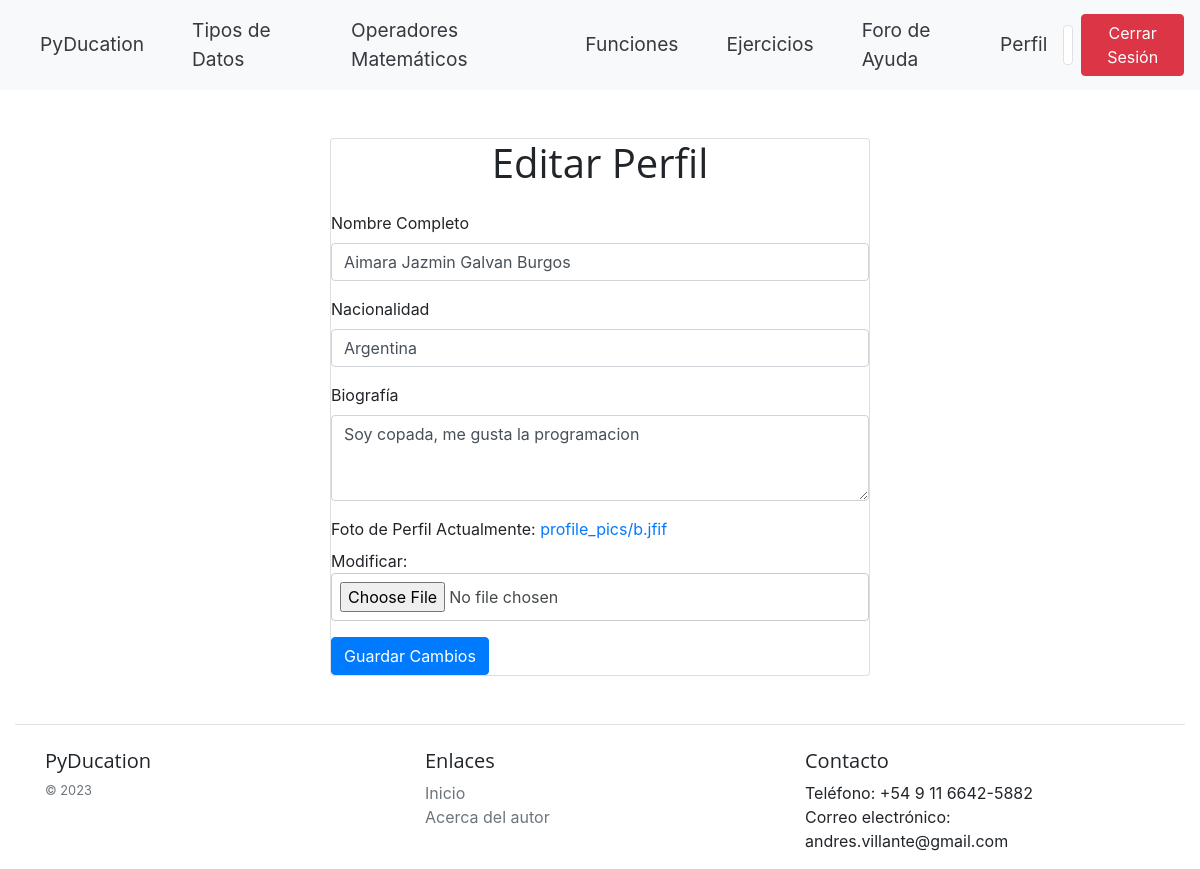
The app's page /profile/2/update/ (signed in) with its own data.
### blog/models.py (models this page shows)
class Profile(models.Model):
    user = models.OneToOneField(User, on_delete=models.CASCADE)
    full_name = models.CharField(max_length=100)
    nationality = models.CharField(max_length=50)
    bio = models.TextField()
    profile_pic = models.ImageField(upload_to='profile_pics/', default='profile_pics/default_profile_pic.jpg')

### blog/views.py (the view, shortened to what this page needs)
# urls.py: path('profile/<int:pk>/update/', ProfileUpdateView.as_view(), name='profile_update'),
class ProfileUpdateView(LoginRequiredMixin, UpdateView):
    model = Profile
    form_class = ProfileForm
    template_name = 'profile/profile_update.html'
    def get_object(self):
        return self.request.user.profile

### blog/forms.py
class ProfileForm(forms.ModelForm):
    class Meta:
        model = Profile
        fields = ('full_name', 'nationality', 'bio', 'profile_pic')
        widgets = {
            'bio': forms.Textarea(attrs={'rows': 3}),
        }
    def __init__(self, *args, **kwargs):
        super().__init__(*args, **kwargs)
        self.fields['full_name'].required = True

### PyDucation/templates/profile/profile_update.html (shortened to what this page needs)
{% extends 'PyDucation/base.html' %}
{% load widget_tweaks %}
{% block content %}
  <div class="container mt-5">
    <div class="row justify-content-center">
      <div class="col-md-6">
        <div class="card">
          <h1 class="text-center mb-4">Editar Perfil</h1>
          <form method="post" enctype="multipart/form-data">
            <div class="form-group">
              <label for="{{ form.full_name.id_for_label }}">Nombre Completo</label>
              {% render_field form.full_name class+="form-control" %}
            </div>
            <div class="form-group">
              <label for="{{ form.nationality.id_for_label }}">Nacionalidad</label>
              {% render_field form.nationality class+="form-control" %}
            </div>
            <div class="form-group">
              <label for="{{ form.bio.id_for_label }}">Biografía</label>
              {% render_field form.bio class+="form-control" %}
            </div>
            <div class="form-group">
              <label for="{{ form.profile_pic.id_for_label }}">Foto de Perfil</label>
              {% render_field form.profile_pic class+="form-control-file" %}
            </div>
            <button type="submit" class="btn btn-primary">Guardar Cambios</button>
          </form>
        </div>
      </div>
    </div>
  </div>
{% endblock %}

### PyDucation/templates/PyDucation/base.html (shortened to what this page needs)
{% load static %}
<!DOCTYPE html>
<html lang="en">
    <head>
        <link rel="stylesheet" type="text/css" href="{% static 'css/base.css' %}">
        <link rel="stylesheet" href="https://stackpath.bootstrapcdn.com/bootstrap/4.3.1/css/bootstrap.min.css"
>
        <link rel="stylesheet" href="https://cdnjs.cloudflare.com/ajax/libs/font-awesome/5.15.1/css/all.min.css"
 />
    </head>
    <body>
        <nav class="navbar navbar-expand-lg navbar-light bg-light">
            {% if user.is_authenticated %}
            <a class="nav-link navbar-text text-dark mx-2" href="{% url 'pyducation' %}">PyDucation</a>
            <a class="nav-link navbar-text text-dark mx-2" href="{% url 'data_type_list' %}">Tipos de Datos</a>
            <a class="nav-link navbar-text text-dark mx-2" href="{% url 'math_operator_list' %}">Operadores Matemáticos</a>
            <a class="nav-link navbar-text text-dark mx-2" href="{% url 'function_list' %}">Funciones</a>
            <a class="nav-link navbar-text text-dark mx-2" href="{% url 'exercise_list' %}">Ejercicios</a>
            <a class="nav-link navbar-text text-dark mx-2" href="{% url 'post_list' %}">Foro de Ayuda</a>
            {% else %}
            <a class="nav-link navbar-text text-dark mx-2" href="{% url 'home' %}">PyDucation</a>
            {% endif %}
            <div class="collapse navbar-collapse" id="navbarNav">
              <ul class="navbar-nav ml-auto">
                {% if user.is_authenticated %}
                <li class="nav-item">
                    {% if user.profile %}
                    <div class="d-flex align-items-center">
                        <a class="nav-link navbar-text text-dark" href="{% url 'profile_detail' user.profile.pk %}">Perfil</a>
                        <a class="nav-link" href="{% url 'profile_detail' user.profile.pk %}">
                            <img src="{{ user.profile.profile_pic.url }}" class="img-thumbnail profile-image" style="height: 40px;">
                        </a>
                    </div>
                    {% endif %}
                </li>
                <li class="nav-item">
                  <form action="{% url 'logout' %}" method="post">
                    <div class="text-center">
                      <button type="submit" class="btn btn-danger btn-logout">Cerrar Sesión</button>
                    </div>
                  </form>
                </li>
                {% endif %}
              </ul>
            </div>
          </nav>
        <div class="container-fluid mt-3">
            {% block content %}{% endblock %}
            {% if user.is_authenticated %}
                <footer class="mt-5 pt-4 border-top">
                    <div class="container">
                        <div class="row">
                            <div class="col-12 col-md">
                                <h5>PyDucation</h5>
                                <small class="d-block mb-3 text-muted">&copy; 2023</small>
                            </div>
                            <div class="col-6 col-md">
                                <h5>Enlaces</h5>
                                <ul class="list-unstyled text-small">
                                    <li><a class="text-muted" href="{% url 'pyducation' %}">Inicio</a></li>
                                    <li><a class="text-muted" href="{% url 'about' %}">Acerca del autor</a></li>
                                </ul>
                            </div>
                            <div class="col-6 col-md">
                                <h5>Contacto</h5>
                                <ul class="list-unstyled text-small">
                                    <li>Teléfono: +54 9 11 6642-5882</li>
                                    <li>Correo electrónico: andres.villante@gmail.com</li>
                                </ul>
                            </div>
                        </div>
                    </div>
                </footer>
            {% endif %}
        </div>
    </body>
</html>

### static/css/base.css (style rules this page uses)
.profile-image { display: block; margin: 0 auto; }
.navbar-nav { display: flex; justify-content: center; align-items: center; }
body { font-family: "Helvetica Neue", Helvetica, Arial, sans-serif; color: #333; background-color: #f9f9f9; line-height: 1.5; }
h1, h2, h3, h4, h5, h6 { font-family: "Open Sans", sans-serif; font-weight: 700; line-height: 1.2; margin: 1em 0; }
a { color: #0074d9; text-decoration: none; }
img { max-width: 100%; height: auto; }
input, textarea, select { display: block; width: 100%; padding: 0.5rem; font-size: 1rem; line-height: 1.25; color: #464a4c; background-color: #fff; background-image: none; border: 1px solid #ccc; border-radius: 0.25rem; transition: border-color ease-in-out .15s, box-shadow ease-in-out .15s; }
.navbar { font-size: 1.2rem; }

### records on screen
Profile: full_name "Aimara Jazmin Galvan Burgos", nationality "Argentina", bio "Soy copada, me gusta la programacion"
